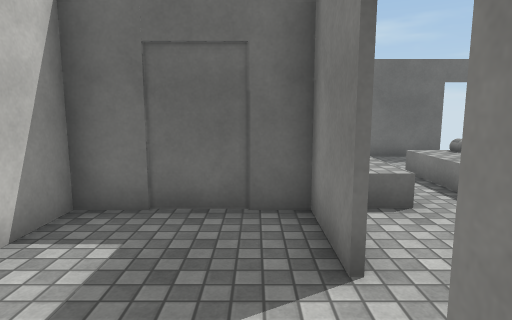
[1] (above)

14 first-person views from a walk through a 3-D level made in the Unity game engine. The camera is 1.5 m above the floor, tilts 8° down and sees 75° across. The floor is counted in squares, 1 m on a side. Each view is taken from the middle of a square. On the plan, view 1 faces up. The plan holds only what a view shows up to about 15 squares ahead; the rest is blank. The player character is not drawn. Surface patterns are stand-ins for the level's own textures.

[2]
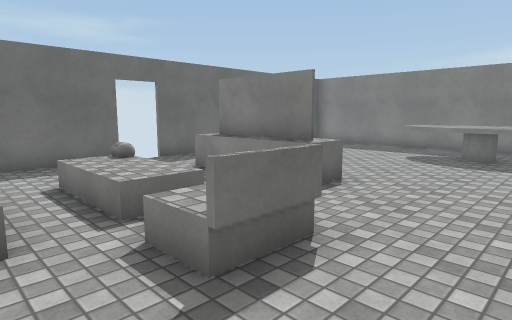

[3]
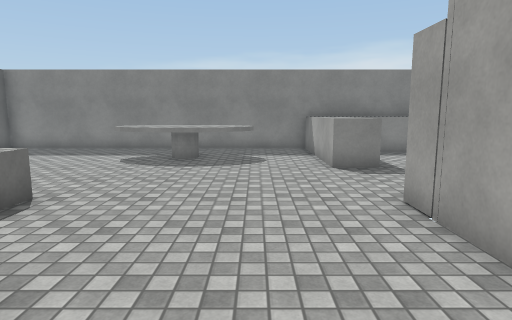

[4]
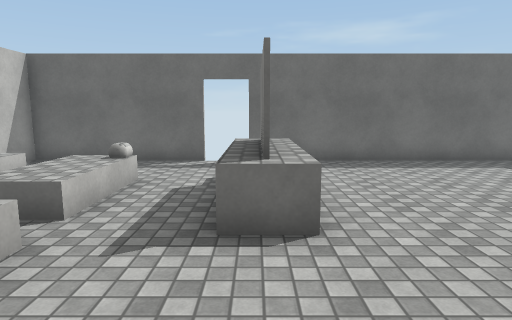

[5]
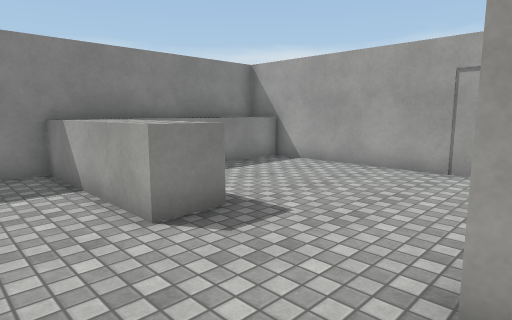

[6]
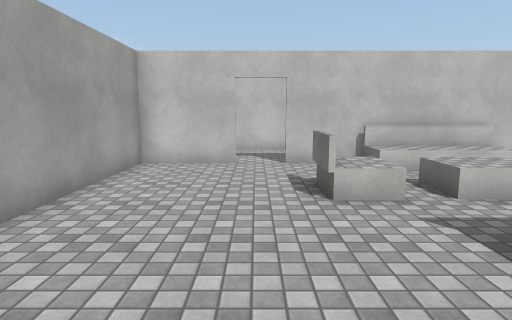

[7]
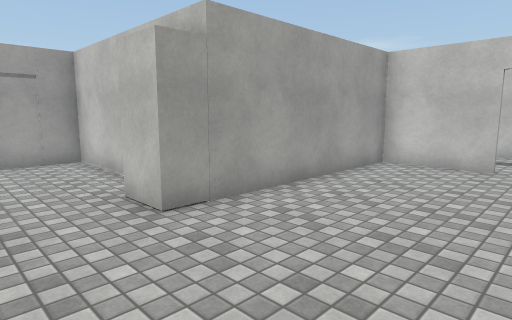

[8]
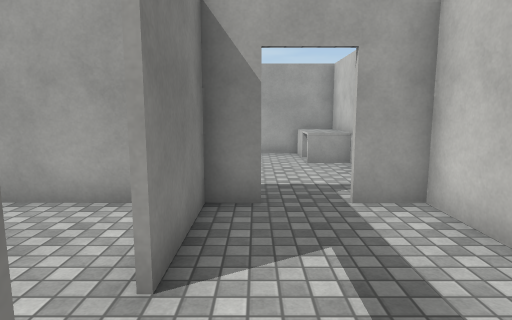

[9]
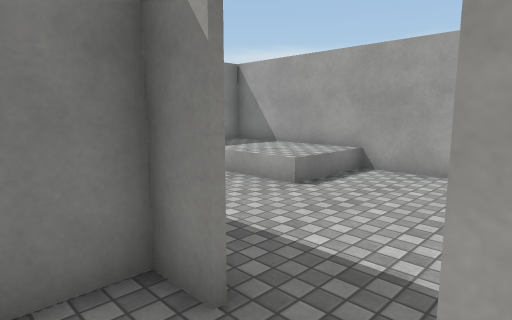

[10]
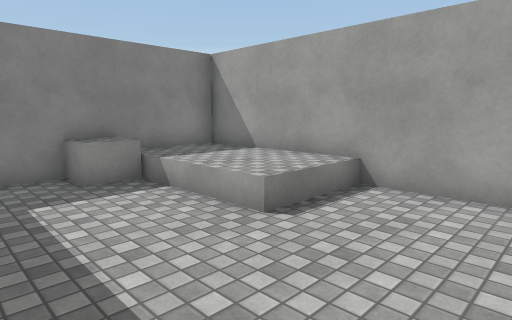

[11]
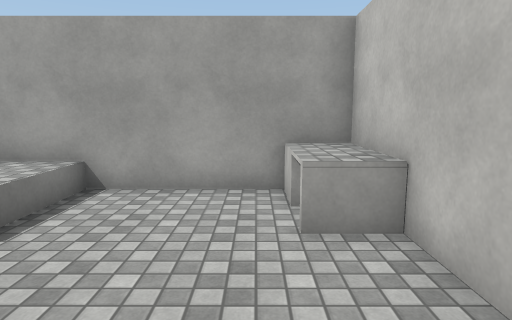

[12]
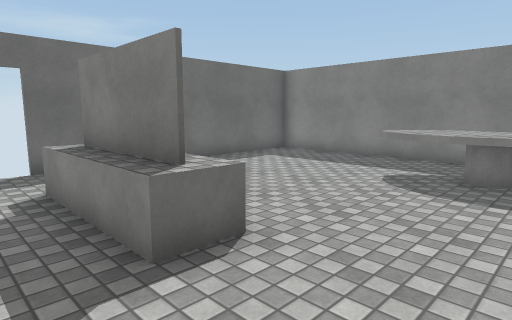

[13]
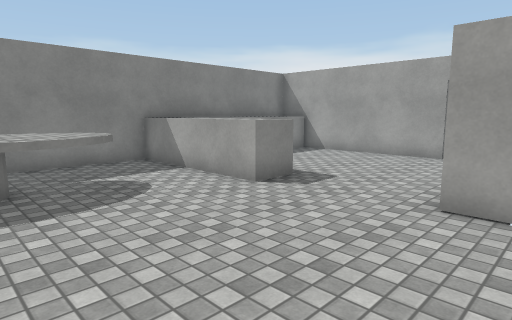

[14]
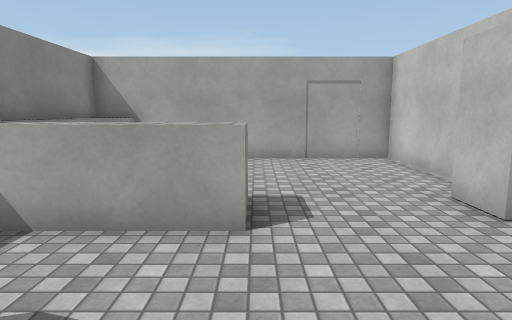

### Floor plan
Key: @ floor where view 1 was taken; # wall or solid block; x gap in a wall; . floor; = window, fence, low wall or low ledge; ^ raised ledge; O other object.
Columns run from 3 left of view 1 to 17 right of it. Each row starts with its distance up from view 1.
 12     ###### x#########
 11     # ..............#
 10     # ..............#
  9     #O.....^=.......#
  8     #O.^O..#^.......#
  7     #O.^^..#^.......#
  6     #O.^^..#^....#=.#
  5 #####O.....^^....^^.#
  4 #...#..OO.......^^^^#
  3 #...#..OO.......^^^^#
  2 #................^^.#
  1 #...#............^#.#
  0 #..@#...............#
 -1 #...#...........^^^^^
 -2 ##.########O...^^^^^^
 -3 #......... O.......^^
 -4 #.........O........^^
 -5 #........OO........^^
 -6 #^....^^^^O........^^
 -7 ^^....^^^^#........^^
 -8 ^^....^^^^^########^^
 -9 ############

Positions as (right, up) in squares from view 1, and headings:
1: (0, 0), facing up
2: (2, 1), facing up-right
3: (3, 1), facing right
4: (8, 1), facing up
5: (8, 1), facing down-right
6: (11, 2), facing left
7: (11, 3), facing down-left
8: (0, 4), facing down
9: (-2, 0), facing down-right
10: (-1, -2), facing down-right
11: (-1, -2), facing down
12: (6, 2), facing up-right
13: (7, 4), facing down-right
14: (12, 3), facing down
